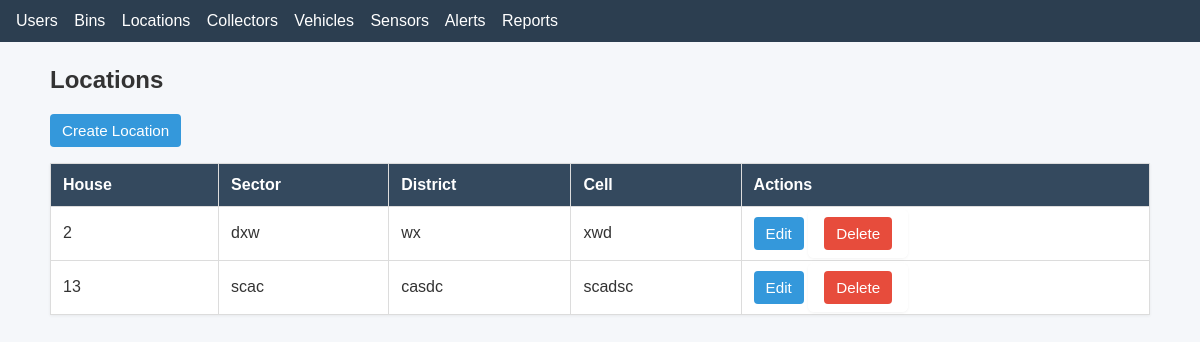
Page /locations/ on the committed database.
### stwms/models.py (models this page shows)
class Location(models.Model):
    house= models.CharField(max_length=10, primary_key=True)
    sector = models.CharField(max_length=20)
    district = models.CharField(max_length=20)
    cell = models.CharField(max_length=20)

### stwms/views.py (the view)
# urls.py: path('locations/', views.location_list, name='location_list'),
def location_list(request):
    locations = Location.objects.all()
    return render(request, "location/location_list.html", {"locations": locations})

### stwms/templates/location/location_list.html
{% extends "base.html" %}
{% block content %}
<h2>Locations</h2>
<p><a class="btn" href="{% url 'stwms:location_create' %}">Create Location</a></p>
<table>
    <thead>
        <tr><th>House</th><th>Sector</th><th>District</th><th>Cell</th><th>Actions</th></tr>
    </thead>
    <tbody>
    {% for location in locations %}
        <tr>
            <td>{{ location.house }}</td>
            <td>{{ location.sector }}</td>
            <td>{{ location.district }}</td>
            <td>{{ location.cell }}</td>
            <td>
                <a class="btn" href="{% url 'stwms:location_update' location.house %}">Edit</a>
                <form style="display:inline" method="post" action="{% url 'stwms:location_delete' location.house %}">{% csrf_token %}
                    <button class="btn btn-danger" type="submit">Delete</button>
                </form>
            </td>
        </tr>
    {% empty %}
        <tr><td colspan="5">No locations yet.</td></tr>
    {% endfor %}
    </tbody>
</table>
{% endblock %}

### static/styles.css (style rules this page uses)
body { font-family: Arial, Helvetica, sans-serif; background: #f5f7fa; color: #333; margin: 0; padding: 0; }
table { width: 100%; border-collapse: collapse; background: #fff; margin-top: 12px; box-shadow: 0 1px 3px rgba(0,0,0,0.06); }
thead th { background: #34495e; color: #fff; text-align: left; padding: 12px; border: 1px solid #dcdcdc; }
tbody td { padding: 10px 12px; border: 1px solid #dcdcdc; vertical-align: middle; }
.btn { display: inline-block; padding: 8px 12px; background: #3498db; color: #fff; text-decoration: none; border-radius: 4px; border: none; cursor: pointer; font-size: 0.95rem; }
.btn-danger { background: #e74c3c; }
form { background: #fff; padding: 16px; border-radius: 6px; box-shadow: 0 1px 3px rgba(0,0,0,0.05); }

### rows in the picture
Location: house "2", sector "dxw", district "wx", cell "xwd"
Location: house "13", sector "scac", district "casdc", cell "scadsc"
